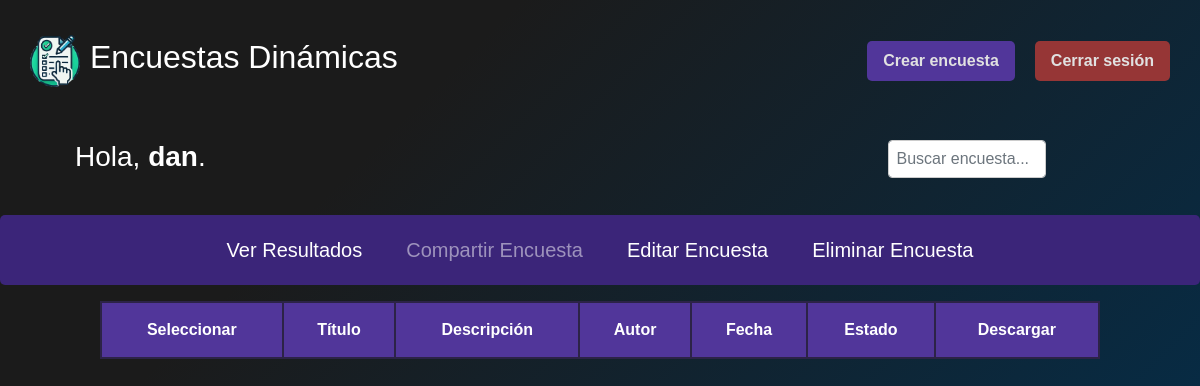
Page /welcome.php (signed in) on the earlier database version.
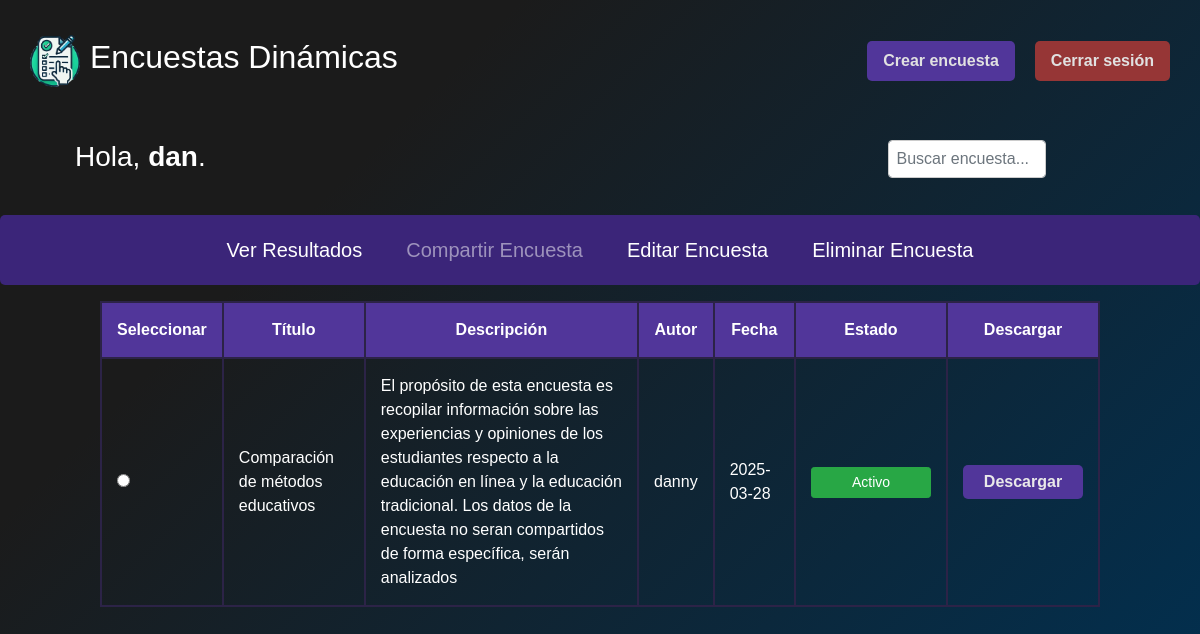
Same page on the later database version.
### tables this page shows
CREATE TABLE `enc_encuestasm` (
  `idencuesta` int(11) NOT NULL,
  `nombre` varchar(255) NOT NULL,
  `descripcion` varchar(255) NOT NULL,
  `idusuario` int(11) NOT NULL,
  `fecha` date NOT NULL,
  `activo` varchar(1) NOT NULL
);

CREATE TABLE `usuarios` (
  `idusuario` int(11) NOT NULL,
  `username` varchar(50) NOT NULL,
  `nombreU` varchar(100) NOT NULL,
  `apellido_paterno` varchar(100) NOT NULL,
  `apellido_materno` varchar(100) DEFAULT NULL,
  `fecha_nacimiento` date NOT NULL,
  `email` varchar(255) NOT NULL,
  `telefono` varchar(15) DEFAULT NULL,
  `genero` enum('Masculino','Femenino','Otro') NOT NULL,
  `password_hash` varchar(255) NOT NULL
);

### welcome.php (the view, shortened to what this page needs)
<?php
$username = "root";
$password = "";
$database = "db_encuestas";
$mysqli = new mysqli("localhost", $username, $password, $database);
$idUsuario = $_SESSION["idusuario"];
$query = "SELECT * FROM enc_encuestasm
          INNER JOIN usuarios ON enc_encuestasm.idusuario = usuarios.idusuario
          WHERE enc_encuestasm.idusuario = ?
          ORDER BY idencuesta ASC";
$stmt = $mysqli->prepare($query);
$stmt->bind_param("i", $idUsuario);
$stmt->execute();
$result = $stmt->get_result();
?>
<!DOCTYPE html>
<html lang="es">
<head>
    <link rel="stylesheet" href="https://stackpath.bootstrapcdn.com/bootstrap/4.5.2/css/bootstrap.min.css">
    <link rel="stylesheet" href="./assets/css/style.css">
</head>
<body>
    <?php include __DIR__ . "/includes/header.php"; ?>
    <div class="items-welcome">
        <div class="row">
        <div class="form-group col-12 col-md-9">
        <div class="wrap-welcome">
            <h3>Hola, <b><?php echo htmlspecialchars($_SESSION["username"]); ?></b>.</h3>
        </div>
        </div>
            <div class="form-group col-12 col-md-2">
                <input type="text" id="buscarEncuesta" class="form-control" placeholder="Buscar encuesta...">
            </div>
        </div>
    </div>
        <div class="wrap-welcome">
            <nav>
                <ul class="nav-menu">
                    <li><a href="#" id="verResultados">Ver Resultados</a></li>
                    <li><a href="#" id="responderEncuesta" class="disabled">Compartir Encuesta</a></li>
                    <li><a href="#" id="editarEncuesta">Editar Encuesta</a></li>
                    <li><a href="#" id="eliminarEncuesta">Eliminar Encuesta</a></li>
                </ul>
            </nav>
            <form id="formSeleccionEncuesta">
                <table class="table-welcome">
                    <thead>
                        <tr>
                            <th>Seleccionar</th>
                            <th>Título</th>
                            <th>Descripción</th>
                            <th>Autor</th>
                            <th>Fecha</th>
                            <th>Estado</th>
                            <th>Descargar</th>
                        </tr>
                    </thead>
                    <tbody id="tablaEncuestas">
    <?php
    if ($result) {
        while ($row = $result->fetch_assoc()) {
            $idEncuesta = $row["idencuesta"];
            $nombre = $row["nombre"];
            $descripcion = $row["descripcion"];
            $autor = $row["nombreU"];
            $fecha = $row["fecha"];
            $activo = $row["activo"];
            echo "<tr>
                    <td>
                        <input type='radio' name='seleccionEncuesta'
                               value='$idEncuesta'
                               data-estado='$activo'
                               onclick='actualizarEnlaces($idEncuesta)'>
                    </td>
                    <td>$nombre</td>
                    <td>$descripcion</td>
                    <td>$autor</td>
                    <td>$fecha</td>
                    <td>
                        <button class='btn btn-sm " . ($activo == 'S' ? 'btn-success' : 'btn-danger') . "'
                                onclick='cambiarEstado($idEncuesta, \"" . ($activo == 'S' ? 'N' : 'S') . "\")'>
                            " . ($activo == 'S' ? 'Activo' : 'Inactivo') . "
                        </button>
                    </td>
                     <td>
                        <button>
                        Descargar
                        </button>
                    </td>
                </tr>";
        }
    }
    ?>
</tbody>
                </table>
            </form>
        </div>
</body>
</html>

Differences in the rows shown:
added enc_encuestasm: nombre "Comparación de métodos educativos", descripcion "El propósito de esta encuesta es recopilar información sobre las experiencias y opiniones de los estudiantes respecto a la educación en línea y la educación tradicional. Los datos de la encuesta no seran compartidos de forma específica, serán analizados", idusuario.nombreU "danny", fecha "2025-03-28", activo "Activo"
